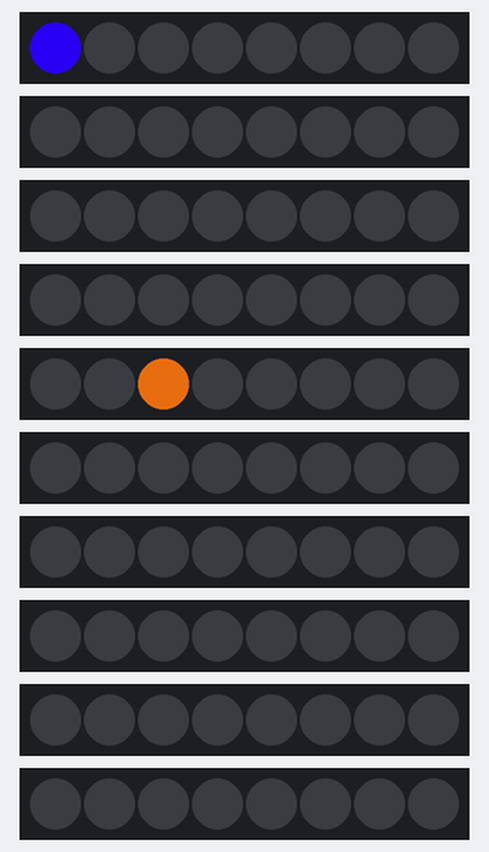
Recording of a sketch running on a simulated Arduino Nano, built with avr-gcc and run on an emulated ATmega328P. Shown: 10 × 8 RGB LEDs in strip order, left to right. Dim RGB values are drawn brighter than linear; random numbers use the default seed unless the sketch sets one.

Above: at 0.05 s.
At 5.01 s:
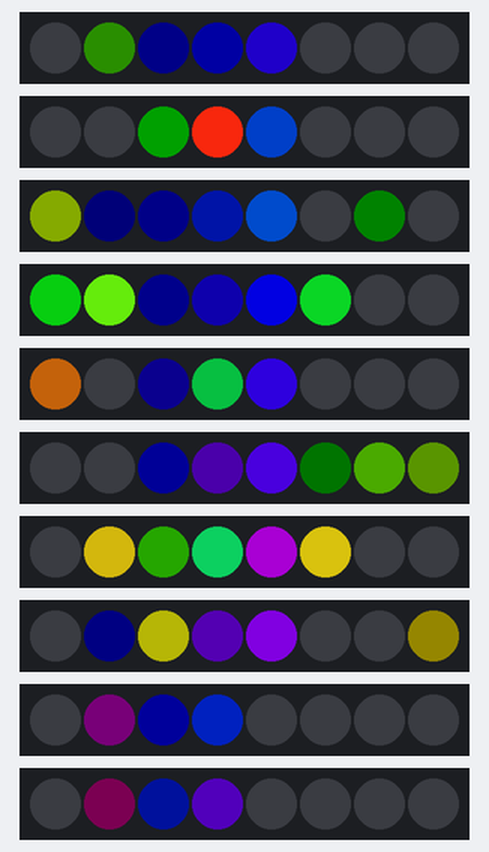
At 9.97 s:
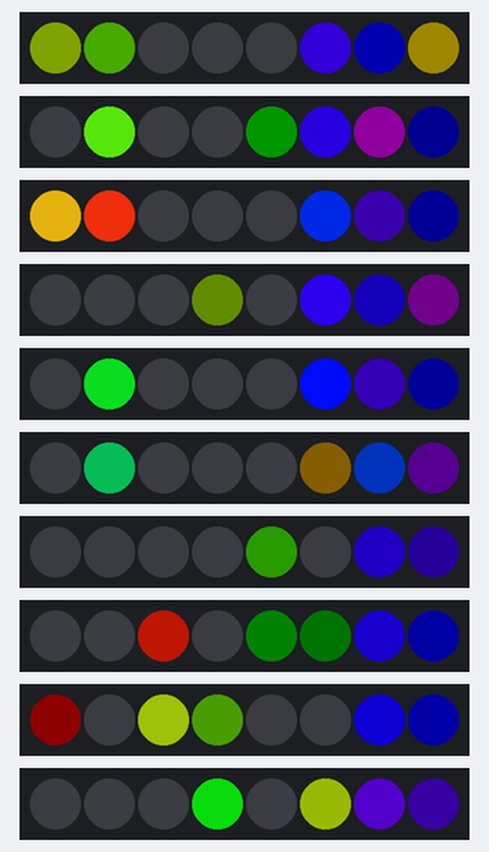
At 20.0 s:
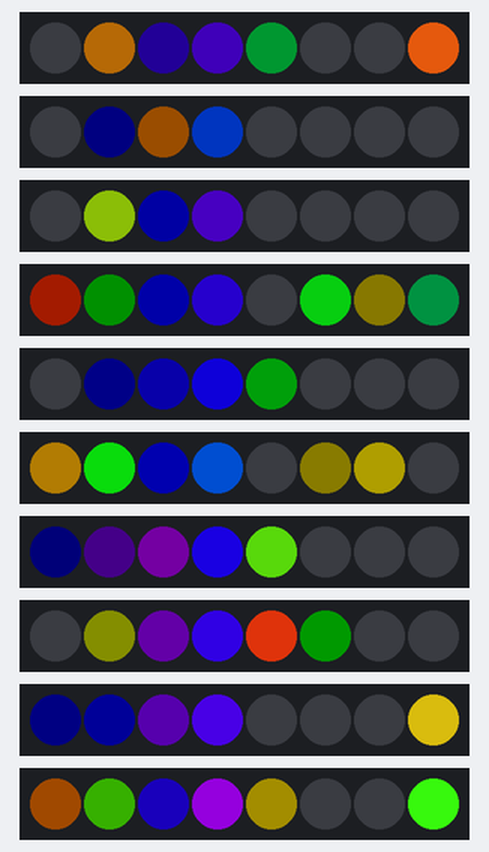
At 29.92 s:
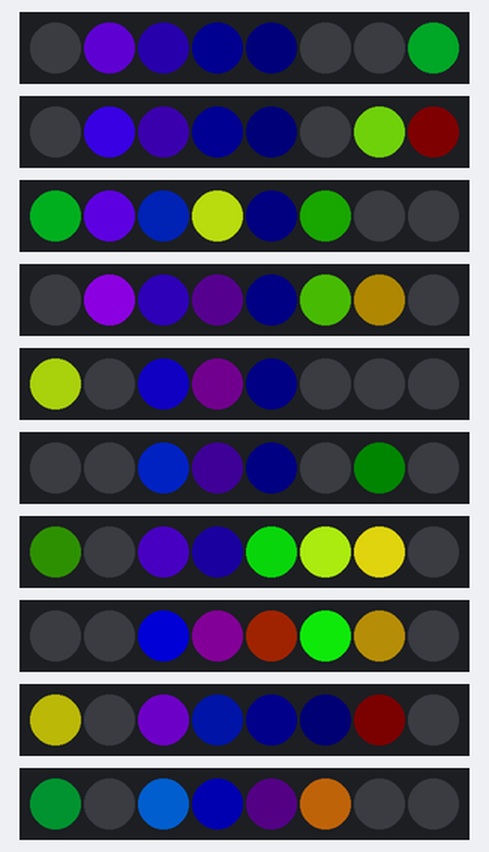
At 39.94 s:
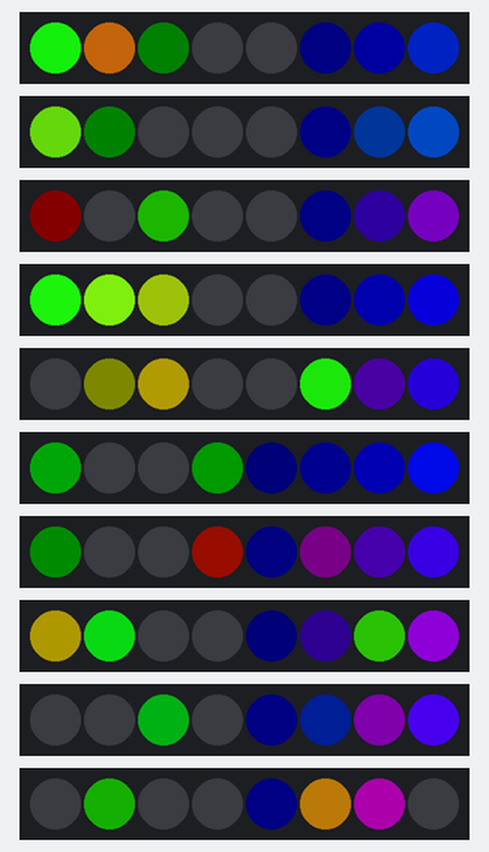
Timing chart, 0 to 40.0 s (numbered marks = the images above):
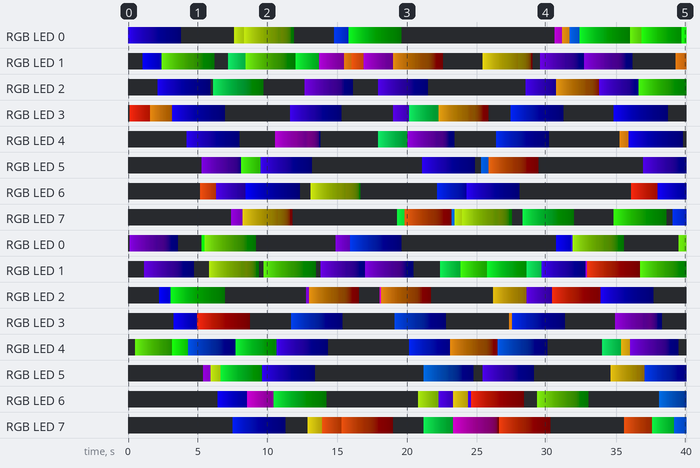

Measured:
- by itself, RGB LED 1: off → RGB(5, 0, 250) at 1.1 s, → RGB(4, 0, 225) 0.11 s later, → RGB(3, 0, 203) 0.11 s later, → RGB(2, 0, 183) 0.11 s later, … (303 changes in this stretch)
- by itself, RGB LED 2: off → RGB(2, 0, 253) at 2.2 s, → RGB(1, 0, 228) 0.11 s later, → RGB(0, 0, 205) 0.11 s later, → RGB(0, 0, 184) 0.11 s later, … (229 changes in this stretch)

The sketch:

BRAINROT.ino
```cpp
#include "FastLED.h"
#include <Wire.h>
#define NUM_STRIPS 10
#define NUM_LEDS_PER_STRIP 8
CRGB leds[NUM_STRIPS][NUM_LEDS_PER_STRIP];

//mask code

//MAIN DREADLOCK arduino nano code [BENJI]

int currentBrightness = 255; // Current brightness for LEDs
int GivenBrightness = 255;
int currentToBlack = 25;

bool mode1 = true;
bool mode2 = false;

int currentLED = 0; // Tracks the current LED position
bool increasing = true; // Direction indicator: true if forward, false if backward

void setup() {
  FastLED.addLeds<NEOPIXEL, 2>(leds[0], NUM_LEDS_PER_STRIP);
  FastLED.addLeds<NEOPIXEL, 3>(leds[1], NUM_LEDS_PER_STRIP);
  FastLED.addLeds<NEOPIXEL, 4>(leds[2], NUM_LEDS_PER_STRIP);
  FastLED.addLeds<NEOPIXEL, 5>(leds[3], NUM_LEDS_PER_STRIP);
  FastLED.addLeds<NEOPIXEL, 6>(leds[4], NUM_LEDS_PER_STRIP);
  FastLED.addLeds<NEOPIXEL, 7>(leds[5], NUM_LEDS_PER_STRIP);
  FastLED.addLeds<NEOPIXEL, 8>(leds[6], NUM_LEDS_PER_STRIP);
  FastLED.addLeds<NEOPIXEL, 9>(leds[7], NUM_LEDS_PER_STRIP);
  FastLED.addLeds<NEOPIXEL, 10>(leds[8], NUM_LEDS_PER_STRIP);
  FastLED.addLeds<NEOPIXEL, 11>(leds[9], NUM_LEDS_PER_STRIP);

  randomSeed(analogRead(0)); //readpin flux for random gen seed ;)

  Wire.begin(9); // Begin I2C communication on address 8
  Wire.onReceive(receiveEvent); // Register event for receiving data
  Serial.begin(9600); // Begin Serial communication for debugging
}

void loop() {
  for (int strip = 0; strip < NUM_STRIPS; strip++) {
    leds[strip][currentLED] = CHSV(random(145, 210), 255, currentBrightness);
    leds[random(0,NUM_STRIPS)][random(0,NUM_LEDS_PER_STRIP)] = CHSV(random(10, 130), 200, currentBrightness);
    FastLED.show();
    delay(100); // Staggered delay for each strip
    for (int i = 0; i < NUM_STRIPS; i++) {
      fadeToBlackBy(leds[i], NUM_LEDS_PER_STRIP, currentToBlack);
    }
  }

  // Update the currentLED based on the direction
  if (increasing) {
    currentLED++;
    if (currentLED >= NUM_LEDS_PER_STRIP - 1) { // If at the end, switch direction
      increasing = false;
    }
  } else { // Moving backward
    if (currentLED > 0) {
      currentLED--;
    } else {
      increasing = true; // Switch direction once at the start
    }
  }

  currentBrightness = GivenBrightness;
}

// void receiveEvent(int howMany) {
//   //Serial.println("incoming data");
//   while (1 < Wire.available()) {
//   }
//   int x = Wire.read();    // receive byte as an integer
//   GivenBrightness = x;
// }


void receiveEvent(int howMany) {
  if(howMany >= 3) {
    char c = Wire.read(); // Receive byte as a character
    mode1 = (c== '1');
    c = Wire.read();
    mode2 = (c== '1');

    String briStr;
    while (Wire.available()) {
      c = Wire.read();
      briStr+= c;
    }

    GivenBrightness = briStr.toInt();
  }


  //int x = Wire.read(); // Receive byte
  //Serial.println(x); // Print the byte
}
```
